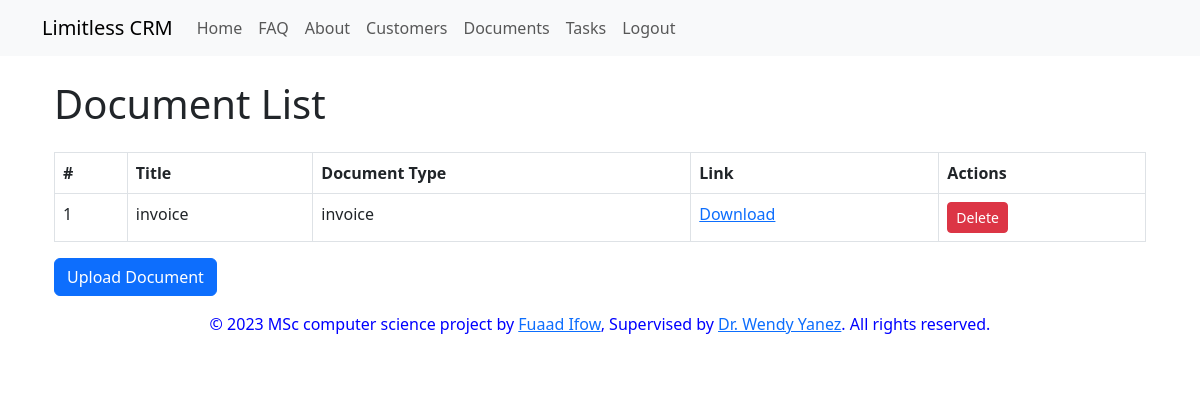
/document_list/ (signed in), run on the app's committed database.
### crm/models.py (models this page shows, shortened)
class Document(models.Model):
    document_type_choices = [
        ('invoice', 'Invoice'),
        ('certificate', 'Certificate'),
        ('sales_receipt', 'Sales Receipt'),
        ('contract', 'Contract'),
        ('others', 'Others'),
    ]
    user = models.ForeignKey(settings.AUTH_USER_MODEL, on_delete=models.CASCADE)
    title = models.CharField(max_length=255)
    document_type = models.CharField(max_length=20, choices=document_type_choices, default='invoice')
    file = models.FileField(upload_to='documents/')
    upload_date = models.DateTimeField(auto_now_add=True)
    id_number = models.PositiveIntegerField(default=1)  # Use PositiveIntegerField for custom primary key

### crm/views.py (the view)
# urls.py: path('document_list/', views.document_list, name='document_list'),
def document_list(request):
    documents = Document.objects.filter(user=request.user)
    return render(request, 'crm/document_list.html', {'documents': documents})

### crm/templates/crm/document_list.html (shortened to what this page needs)
{% extends 'base/base.html' %}
{% load django_bootstrap5 %}
{% block content %}
    <div class="container">
        <h1 class="mb-4">Document List</h1>
        {% if documents %}
            <table class="table table-bordered">
                <thead>
                    <tr>
                        <th>#</th>
                        <th>Title</th>
                        <th>Document Type</th>
                        <th>Link</th>
                        <th>Actions</th>
                    </tr>
                </thead>
                <tbody>
                    {% for document in documents %}
                        <tr>
                            <td>{{ document.id_number }}</td>
                            <td>{{ document.title }}</td>
                            <td>{{ document.document_type }}</td>
                            <td><a href="{{ document.file.url }}" download>Download</a></td>
                            <td>
                                <a href="{% url 'delete_document' document.id %}" class="btn btn-danger btn-sm">Delete</a>
                            </td>
                        </tr>
                    {% endfor %}
                </tbody>
            </table>
        {% else %}
            <p>No documents uploaded yet.</p>
        {% endif %}
        <a href="{% url 'upload_document' %}" class="btn btn-primary">Upload Document</a>
    </div>
{% endblock %}

### data on the page
Document: id_number "1", title "invoice", document_type "invoice"
